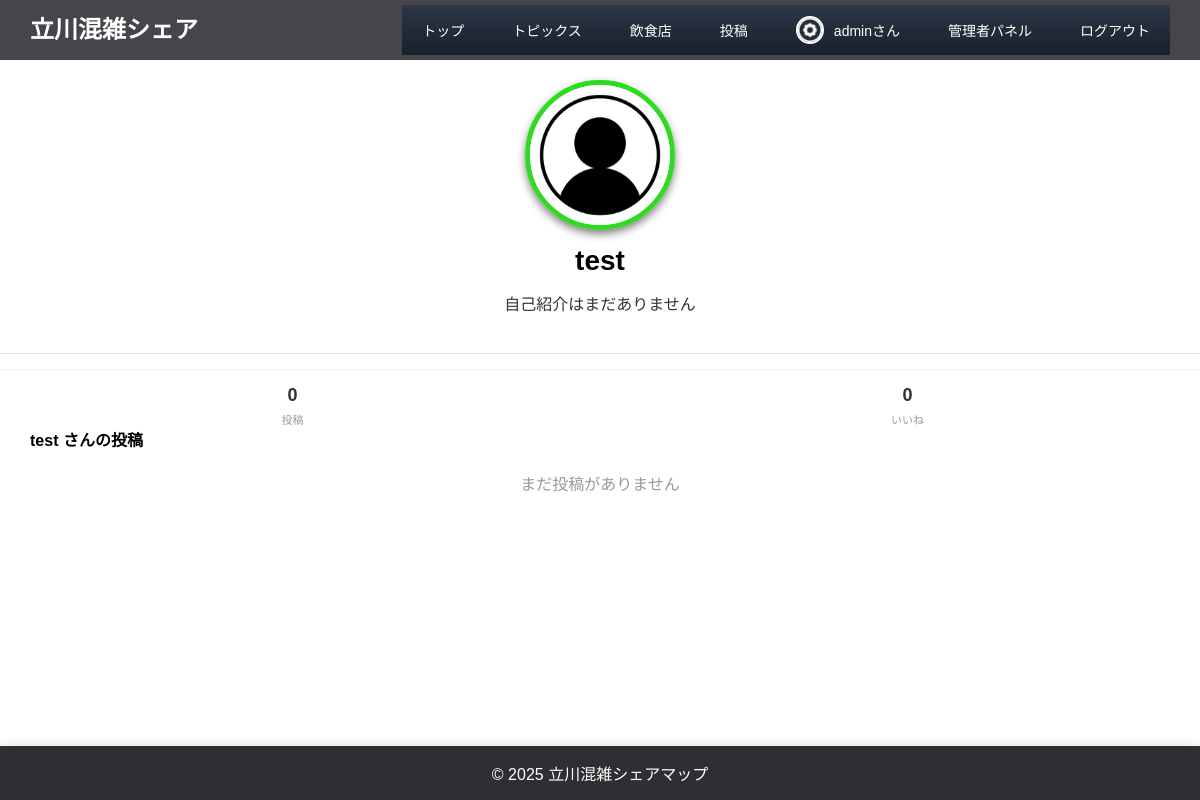
The app's page /user/test (signed in) with its own data.
### apps/main_app/models.py (models this page shows, shortened)
class User(UserMixin, db.Model):
    __tablename__ = 'users'
    id = db.Column(db.Integer, primary_key=True)
    username = db.Column(db.String(100), unique=True, nullable=False)
    password = db.Column(db.String(255), nullable=False)
    is_admin = db.Column(db.Boolean, default=False)
    icon_path = db.Column(db.String(255), default='uploads/icons/default.png')
    banner_path = db.Column(db.String(255))
    bio = db.Column(db.Text)
    total_points = db.Column(db.Integer, default=0)
    posts = db.relationship('Post', backref='author', lazy=True, cascade='all, delete-orphan')

### apps/main_app/main_routes.py (the view)
@main_bp.route('/user/<username>')
@login_required
def user_page(username):
    from apps.main_app.models import User
    from apps.post_page.post_db import get_all_posts, get_post_ratings, get_user_average_rating, get_user_total_points, get_ai_prediction
    user = User.query.filter_by(username=username).first_or_404()
    all_posts = get_all_posts()
    user_posts = []
    for post_id, post_user_name, shop_name, crowd_level, comment, timestamp in all_posts:
        if post_user_name == username:
            helpful, not_helpful = get_post_ratings(post_id)
            user_posts.append({
                "id": post_id,
                "shop_name": shop_name,
                "crowd_level": crowd_level,
                "comment": comment,
                "timestamp": timestamp,
                "helpful_count": helpful,
                "not_helpful_count": not_helpful,
                "total_ratings": helpful + not_helpful
            })
    user_posts.sort(key=lambda x: x['timestamp'], reverse=True)
    avg_rating = get_user_average_rating(username)
    points_info = get_user_total_points(username)
    return render_template(
        'user_page.html',
        user=user,
        user_posts=user_posts,
        avg_rating=avg_rating,
        user_points=points_info['total_points']
    )

### apps/main_app/app.py (called while the page is built)
@login_manager.user_loader
def load_user(user_id):
    return User.query.get(int(user_id))

### apps/post_page/post_db.py (called while the page is built, shortened)
def get_all_posts():
    conn = sqlite3.connect(DB_PATH)
    c = conn.cursor()
    c.execute('SELECT * FROM posts ORDER BY id DESC')
    posts = c.fetchall()
    conn.close()
    return posts

def get_user_average_rating(username):
    conn = sqlite3.connect(DB_PATH)
    c = conn.cursor()
    c.execute('SELECT id FROM posts WHERE user_name = ?', (username,))
    post_ids = [row[0] for row in c.fetchall()]
    if not post_ids:
        conn.close()
        return None

def get_user_total_points(username):
    conn = sqlite3.connect(DB_PATH)
    c = conn.cursor()
    try:
        c.execute('''
            SELECT
                COALESCE(bonus_points, 0) as bonus,
                COALESCE(evaluation_points, 0) as evaluation
            FROM users
            WHERE username = ?
        ''', (username,))
        result = c.fetchone()
        conn.close()
        if result:
            bonus = result[0]
            evaluation = result[1]
            return {
                'bonus_points': bonus,
                'evaluation_points': evaluation,
                'total_points': bonus + evaluation
            }
        return {'bonus_points': 0, 'evaluation_points': 0, 'total_points': 0}
    except:
        conn.close()
        return {'bonus_points': 0, 'evaluation_points': 0, 'total_points': 0}

### apps/top_page/templates/user_page.html (shortened to what this page needs)
<!DOCTYPE html>
<html lang="ja">
<head>
  <link rel="stylesheet" href="{{ url_for('static', filename='style.css') }}">
</head>
<body>
  <header>
    <div class="app_name"><h1>立川混雑シェア</h1></div>
    <div class="menu-outer01">
      <ul class="sample_menu_list01">
        <li><a href="{{ url_for('main.index') }}">トップ</a></li>
        <li><a href="{{ url_for('topics.topics_page') }}">トピックス</a></li>
        <li><a href="{{ url_for('main.shops_list') }}">飲食店</a></li>
        {% if current_user.is_authenticated %}
          <li><a href="{{ url_for('post.post_page') }}">投稿</a></li>
          <li class="user-info">
            <a href="{{ url_for('main.user_page', username=current_user.username) }}" class="user-link">
              <img src="{{ url_for('static', filename=current_user.icon_path) }}" alt="{{ current_user.username }}" class="user-icon-img">
              {{ current_user.username }}さん
            </a>
          </li>
          {% if current_user.is_admin %}
            <li><a href="{{ url_for('main.admin_dashboard') }}">管理者パネル</a></li>
          {% endif %}
          <li><a href="{{ url_for('main.logout') }}">ログアウト</a></li>
        {% else %}
          <li><a href="{{ url_for('main.login') }}">ログイン</a></li>
          <li><a href="{{ url_for('main.register') }}">新規登録</a></li>
        {% endif %}
      </ul>
    </div>
  </header>
      <div class="profile-header">
        <img src="{{ url_for('static', filename=user.icon_path) }}" alt="{{ user.username }}" class="profile-icon-img">
        <div class="profile-info">
          <h1>{{ user.username }}</h1>
          <p class="profile-bio">{{ user.bio if user.bio else '自己紹介はまだありません' }}</p>
        </div>
      </div>
      <div class="profile-stats">
        <div class="stat-item"><div class="stat-value">{{ user_posts|length }}</div><div class="stat-label">投稿</div></div>
        <div class="stat-item"><div class="stat-value">{{ user_posts|sum(attribute='helpful_count') }}</div><div class="stat-label">いいね</div></div>
      </div>
      <h3 style="font-size:16px; margin-bottom:10px; padding-left:30px;">{{ user.username }} さんの投稿</h3>
      <div class="user-posts-grid">
      {% for post in user_posts %}
        <div class="user-post-card">
          <div>
            <div class="post-shop">{{ post.shop_name }}</div>
            <div class="post-comment">{{ post.comment }}</div>
          </div>
          <div class="post-meta">
            <span class="post-date">{{ post.timestamp[:10] }}</span>
            <span>👍 {{ post.helpful_count }}</span>
          </div>
          {% if current_user.is_authenticated and current_user.username == user.username %}
            <div class="post-actions">
              <a href="{{ url_for('post.edit_post', post_id=post.id) }}" class="btn-edit">編集</a>
              <form method="POST" action="{{ url_for('post.delete_post_route', post_id=post.id) }}" style="display: inline; flex:1;" onsubmit="return confirm('本当にこの投稿を削除しますか？');">
                <button type="submit" class="btn-delete" style="width:100%;">削除</button>
              </form>
            </div>
          {% endif %}
        </div>
      {% else %}
        <p style="color:#999; text-align:center; grid-column: 1 / -1;">まだ投稿がありません</p>
      {% endfor %}
    </div>
  <footer>
    <p>© 2025 立川混雑シェアマップ</p>
  </footer>
</body>
</html>

### apps/top_page/static/style.css (style rules this page uses)
* { margin: 0; padding: 0; box-sizing: border-box; }
body { font-family: "Noto Sans JP", "Hiragino Sans", "Yu Gothic", sans-serif; background-color: white; color: black; scroll-behavior: smooth; padding-bottom: 60px; }
header { background-color: rgb(69, 69, 74); color: white; padding: 15px 30px; box-shadow: 0 2px 4px whitesmoke; display: flex; justify-content: space-between; align-items: center; height: 60px; box-sizing: border-box; }
.app_name { text-align: left; }
.app_name h1 { font-size: 24px; margin-bottom: 0; line-height: 1; }
.user-info { display: flex; align-items: center; font-size: 13px; height: 100%; }
.sample_menu_list01 { display: flex; list-style: none; gap: 8px; margin: 0; padding: 0; align-items: center; height: 100%; }
.sample_menu_list01 li { flex-shrink: 0; display: flex; align-items: center; }
.sample_menu_list01 a { color: white; text-decoration: none; padding: 15px 20px; border-radius: 4px; transition: background-color 0.3s; white-space: nowrap; font-size: 14px; display: flex; align-items: center; }
footer { background-color: #2f2f33; color: white; text-align: center; padding: 15px; position: fixed; bottom: 0; left: 0; width: 100%; z-index: 100; box-shadow: 0 -2px 10px rgba(0, 0, 0, 0.1); }
.user-link { color: white; text-decoration: none; display: inline-flex; align-items: center; gap: 5px; transition: opacity 0.3s; height: 32px; }
.profile-header { display: flex; align-items: center; gap: 20px; margin-bottom: 25px; }
.profile-info h1 { font-size: 28px; color: black; margin-bottom: 10px; }
.profile-stats { display: flex; gap: 30px; padding-top: 20px; border-top: 2px solid whitesmoke; }
.stat-item { text-align: center; flex: 1; }
.stat-value { font-size: 32px; font-weight: 700; color: #2f2f33; }
.stat-label { font-size: 14px; color: gray; margin-top: 5px; }
.user-icon-img { width: 28px; height: 28px; border-radius: 50%; object-fit: cover; border: 2px solid white; margin-right: 5px; display: block; flex-shrink: 0; }
.profile-icon-img { width: 150px; height: 150px; border-radius: 50%; object-fit: cover; border: 5px solid rgb(47, 218, 32); box-shadow: 0 4px 8px gray; }
.profile-bio { margin: 15px 0; line-height: 1.6; color: #333; }
body { animation: fadeInPage 2.0s ease-out; }
.sample_menu_list01 a { transition: background-color 0.3s ease, transform 0.2s ease; }
* { -webkit-tap-highlight-color: rgba(102, 126, 234, 0.2); }
body { overscroll-behavior-y: contain; }
.menu-outer01 { background: linear-gradient(180deg, #2d3748 0%, #1a202c 100%) !important; }
.user-posts-grid { display: grid; grid-template-columns: repeat(2, 1fr); gap: 15px; margin-top: 20px; padding: 0 15px; }
@media (min-width: 1025px) { .user-posts-grid { grid-template-columns: repeat(3, 1fr); gap: 20px; } }
.profile-header { padding: 20px; border-bottom: 1px solid #e0e0e0; background: white; }
.profile-header { display: flex; align-items: center; flex-direction: column; text-align: center; gap: 15px; margin-bottom: 15px; }
.profile-info { width: 100%; }
.profile-stats { display: flex; justify-content: space-around; border-top: 1px solid #eee; padding-top: 15px; margin-top: 0; }
.stat-value { font-weight: bold; font-size: 18px; color: #333; }
.stat-label { font-size: 11px; color: #999; }
.user-posts-grid { display: grid; grid-template-columns: repeat(4, 1fr); gap: 15px; padding: 0 15px; }

### records on screen
User: icon_path (picture), username "admin"
User: icon_path+username (picture), username "test", bio "自己紹介はまだありません"

### other values on screen
{{ user_posts|length }} "0"
{{ user_posts|sum(attribute='helpful_count') }} "0"
